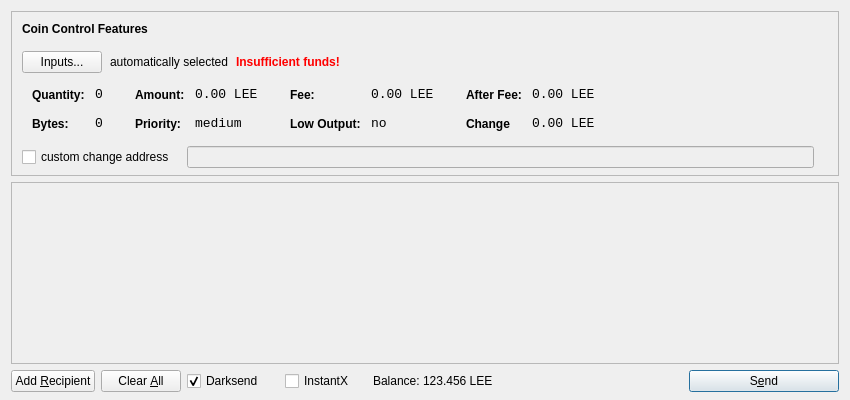
<?xml version="1.0" encoding="UTF-8"?>
<ui version="4.0">
 <class>SendCoinsDialog</class>
 <widget class="QDialog" name="SendCoinsDialog">
  <property name="geometry">
   <rect>
    <x>0</x>
    <y>0</y>
    <width>850</width>
    <height>400</height>
   </rect>
  </property>
  <property name="windowTitle">
   <string>Send Coins</string>
  </property>
  <layout class="QVBoxLayout" name="verticalLayout" stretch="0,1,0">
   <property name="bottomMargin">
    <number>8</number>
   </property>
   <item>
    <widget class="QFrame" name="frameCoinControl">
     <property name="sizePolicy">
      <sizepolicy hsizetype="Expanding" vsizetype="Expanding">
       <horstretch>0</horstretch>
       <verstretch>0</verstretch>
      </sizepolicy>
     </property>
     <property name="maximumSize">
      <size>
       <width>16777215</width>
       <height>16777215</height>
      </size>
     </property>
     <property name="frameShape">
      <enum>QFrame::StyledPanel</enum>
     </property>
     <property name="frameShadow">
      <enum>QFrame::Sunken</enum>
     </property>
     <layout class="QVBoxLayout" name="verticalLayoutCoinControl2">
      <property name="spacing">
       <number>-1</number>
      </property>
      <property name="leftMargin">
       <number>0</number>
      </property>
      <property name="topMargin">
       <number>0</number>
      </property>
      <property name="rightMargin">
       <number>0</number>
      </property>
      <property name="bottomMargin">
       <number>6</number>
      </property>
      <item>
       <layout class="QVBoxLayout" name="verticalLayoutCoinControl" stretch="0,0,0,0,1">
        <property name="spacing">
         <number>0</number>
        </property>
        <property name="leftMargin">
         <number>10</number>
        </property>
        <property name="topMargin">
         <number>10</number>
        </property>
        <item>
         <layout class="QHBoxLayout" name="horizontalLayoutCoinControl1">
          <property name="bottomMargin">
           <number>15</number>
          </property>
          <item>
           <widget class="QLabel" name="labelCoinControlFeatures">
            <property name="sizePolicy">
             <sizepolicy hsizetype="Preferred" vsizetype="Maximum">
              <horstretch>0</horstretch>
              <verstretch>0</verstretch>
             </sizepolicy>
            </property>
            <property name="font">
             <font>
              <weight>75</weight>
              <bold>true</bold>
             </font>
            </property>
            <property name="styleSheet">
             <string notr="true">font-weight:bold;</string>
            </property>
            <property name="text">
             <string>Coin Control Features</string>
            </property>
           </widget>
          </item>
         </layout>
        </item>
        <item>
         <layout class="QHBoxLayout" name="horizontalLayoutCoinControl2" stretch="0,0,0,0">
          <property name="spacing">
           <number>8</number>
          </property>
          <property name="bottomMargin">
           <number>10</number>
          </property>
          <item>
           <widget class="QPushButton" name="pushButtonCoinControl">
            <property name="styleSheet">
             <string notr="true"/>
            </property>
            <property name="text">
             <string>Inputs...</string>
            </property>
           </widget>
          </item>
          <item>
           <widget class="QLabel" name="labelCoinControlAutomaticallySelected">
            <property name="text">
             <string>automatically selected</string>
            </property>
            <property name="margin">
             <number>5</number>
            </property>
           </widget>
          </item>
          <item>
           <widget class="QLabel" name="labelCoinControlInsuffFunds">
            <property name="font">
             <font>
              <weight>75</weight>
              <bold>true</bold>
             </font>
            </property>
            <property name="styleSheet">
             <string notr="true">color:red;font-weight:bold;</string>
            </property>
            <property name="text">
             <string>Insufficient funds!</string>
            </property>
            <property name="margin">
             <number>5</number>
            </property>
           </widget>
          </item>
          <item>
           <spacer name="horizontalSpacerCoinControl">
            <property name="orientation">
             <enum>Qt::Horizontal</enum>
            </property>
            <property name="sizeHint" stdset="0">
             <size>
              <width>40</width>
              <height>1</height>
             </size>
            </property>
           </spacer>
          </item>
         </layout>
        </item>
        <item>
         <widget class="QWidget" name="widgetCoinControl" native="true">
          <property name="sizePolicy">
           <sizepolicy hsizetype="Preferred" vsizetype="Preferred">
            <horstretch>0</horstretch>
            <verstretch>0</verstretch>
           </sizepolicy>
          </property>
          <property name="minimumSize">
           <size>
            <width>0</width>
            <height>0</height>
           </size>
          </property>
          <property name="styleSheet">
           <string notr="true"/>
          </property>
          <layout class="QHBoxLayout" name="horizontalLayoutCoinControl5">
           <property name="margin">
            <number>0</number>
           </property>
           <item>
            <layout class="QHBoxLayout" name="horizontalLayoutCoinControl3" stretch="0,0,0,1">
             <property name="spacing">
              <number>20</number>
             </property>
             <property name="topMargin">
              <number>0</number>
             </property>
             <property name="bottomMargin">
              <number>10</number>
             </property>
             <item>
              <layout class="QFormLayout" name="formLayoutCoinControl1">
               <property name="horizontalSpacing">
                <number>10</number>
               </property>
               <property name="verticalSpacing">
                <number>14</number>
               </property>
               <property name="leftMargin">
                <number>10</number>
               </property>
               <property name="topMargin">
                <number>4</number>
               </property>
               <property name="rightMargin">
                <number>6</number>
               </property>
               <item row="0" column="0">
                <widget class="QLabel" name="labelCoinControlQuantityText">
                 <property name="styleSheet">
                  <string notr="true">font-weight:bold;</string>
                 </property>
                 <property name="text">
                  <string>Quantity:</string>
                 </property>
                 <property name="margin">
                  <number>0</number>
                 </property>
                </widget>
               </item>
               <item row="0" column="1">
                <widget class="QLabel" name="labelCoinControlQuantity">
                 <property name="font">
                  <font>
                   <family>Monospace</family>
                   <pointsize>10</pointsize>
                  </font>
                 </property>
                 <property name="cursor">
                  <cursorShape>IBeamCursor</cursorShape>
                 </property>
                 <property name="contextMenuPolicy">
                  <enum>Qt::ActionsContextMenu</enum>
                 </property>
                 <property name="text">
                  <string>0</string>
                 </property>
                 <property name="margin">
                  <number>0</number>
                 </property>
                 <property name="textInteractionFlags">
                  <set>Qt::LinksAccessibleByMouse|Qt::TextSelectableByKeyboard|Qt::TextSelectableByMouse</set>
                 </property>
                </widget>
               </item>
               <item row="1" column="0">
                <widget class="QLabel" name="labelCoinControlBytesText">
                 <property name="styleSheet">
                  <string notr="true">font-weight:bold;</string>
                 </property>
                 <property name="text">
                  <string>Bytes:</string>
                 </property>
                </widget>
               </item>
               <item row="1" column="1">
                <widget class="QLabel" name="labelCoinControlBytes">
                 <property name="font">
                  <font>
                   <family>Monospace</family>
                   <pointsize>10</pointsize>
                  </font>
                 </property>
                 <property name="cursor">
                  <cursorShape>IBeamCursor</cursorShape>
                 </property>
                 <property name="contextMenuPolicy">
                  <enum>Qt::ActionsContextMenu</enum>
                 </property>
                 <property name="text">
                  <string>0</string>
                 </property>
                 <property name="textInteractionFlags">
                  <set>Qt::LinksAccessibleByMouse|Qt::TextSelectableByKeyboard|Qt::TextSelectableByMouse</set>
                 </property>
                </widget>
               </item>
              </layout>
             </item>
             <item>
              <layout class="QFormLayout" name="formLayoutCoinControl2">
               <property name="horizontalSpacing">
                <number>10</number>
               </property>
               <property name="verticalSpacing">
                <number>14</number>
               </property>
               <property name="leftMargin">
                <number>6</number>
               </property>
               <property name="topMargin">
                <number>4</number>
               </property>
               <property name="rightMargin">
                <number>6</number>
               </property>
               <item row="0" column="0">
                <widget class="QLabel" name="labelCoinControlAmountText">
                 <property name="styleSheet">
                  <string notr="true">font-weight:bold;</string>
                 </property>
                 <property name="text">
                  <string>Amount:</string>
                 </property>
                 <property name="margin">
                  <number>0</number>
                 </property>
                </widget>
               </item>
               <item row="0" column="1">
                <widget class="QLabel" name="labelCoinControlAmount">
                 <property name="font">
                  <font>
                   <family>Monospace</family>
                   <pointsize>10</pointsize>
                  </font>
                 </property>
                 <property name="cursor">
                  <cursorShape>IBeamCursor</cursorShape>
                 </property>
                 <property name="contextMenuPolicy">
                  <enum>Qt::ActionsContextMenu</enum>
                 </property>
                 <property name="text">
                  <string>0.00 LEE</string>
                 </property>
                 <property name="textInteractionFlags">
                  <set>Qt::LinksAccessibleByMouse|Qt::TextSelectableByKeyboard|Qt::TextSelectableByMouse</set>
                 </property>
                </widget>
               </item>
               <item row="1" column="0">
                <widget class="QLabel" name="labelCoinControlPriorityText">
                 <property name="styleSheet">
                  <string notr="true">font-weight:bold;</string>
                 </property>
                 <property name="text">
                  <string>Priority:</string>
                 </property>
                </widget>
               </item>
               <item row="1" column="1">
                <widget class="QLabel" name="labelCoinControlPriority">
                 <property name="font">
                  <font>
                   <family>Monospace</family>
                   <pointsize>10</pointsize>
                  </font>
                 </property>
                 <property name="cursor">
                  <cursorShape>IBeamCursor</cursorShape>
                 </property>
                 <property name="contextMenuPolicy">
                  <enum>Qt::ActionsContextMenu</enum>
                 </property>
                 <property name="text">
                  <string>medium</string>
                 </property>
                 <property name="textInteractionFlags">
                  <set>Qt::LinksAccessibleByMouse|Qt::TextSelectableByKeyboard|Qt::TextSelectableByMouse</set>
                 </property>
                </widget>
               </item>
              </layout>
             </item>
             <item>
              <layout class="QFormLayout" name="formLayoutCoinControl3">
               <property name="horizontalSpacing">
                <number>10</number>
               </property>
               <property name="verticalSpacing">
                <number>14</number>
               </property>
               <property name="leftMargin">
                <number>6</number>
               </property>
               <property name="topMargin">
                <number>4</number>
               </property>
               <property name="rightMargin">
                <number>6</number>
               </property>
               <item row="0" column="0">
                <widget class="QLabel" name="labelCoinControlFeeText">
                 <property name="styleSheet">
                  <string notr="true">font-weight:bold;</string>
                 </property>
                 <property name="text">
                  <string>Fee:</string>
                 </property>
                 <property name="margin">
                  <number>0</number>
                 </property>
                </widget>
               </item>
               <item row="0" column="1">
                <widget class="QLabel" name="labelCoinControlFee">
                 <property name="font">
                  <font>
                   <family>Monospace</family>
                   <pointsize>10</pointsize>
                  </font>
                 </property>
                 <property name="cursor">
                  <cursorShape>IBeamCursor</cursorShape>
                 </property>
                 <property name="contextMenuPolicy">
                  <enum>Qt::ActionsContextMenu</enum>
                 </property>
                 <property name="text">
                  <string>0.00 LEE</string>
                 </property>
                 <property name="textInteractionFlags">
                  <set>Qt::LinksAccessibleByMouse|Qt::TextSelectableByKeyboard|Qt::TextSelectableByMouse</set>
                 </property>
                </widget>
               </item>
               <item row="1" column="0">
                <widget class="QLabel" name="labelCoinControlLowOutputText">
                 <property name="styleSheet">
                  <string notr="true">font-weight:bold;</string>
                 </property>
                 <property name="text">
                  <string>Low Output:</string>
                 </property>
                </widget>
               </item>
               <item row="1" column="1">
                <widget class="QLabel" name="labelCoinControlLowOutput">
                 <property name="font">
                  <font>
                   <family>Monospace</family>
                   <pointsize>10</pointsize>
                  </font>
                 </property>
                 <property name="cursor">
                  <cursorShape>IBeamCursor</cursorShape>
                 </property>
                 <property name="contextMenuPolicy">
                  <enum>Qt::ActionsContextMenu</enum>
                 </property>
                 <property name="text">
                  <string>no</string>
                 </property>
                 <property name="textInteractionFlags">
                  <set>Qt::LinksAccessibleByMouse|Qt::TextSelectableByKeyboard|Qt::TextSelectableByMouse</set>
                 </property>
                </widget>
               </item>
              </layout>
             </item>
             <item>
              <layout class="QFormLayout" name="formLayoutCoinControl4">
               <property name="horizontalSpacing">
                <number>10</number>
               </property>
               <property name="verticalSpacing">
                <number>14</number>
               </property>
               <property name="leftMargin">
                <number>6</number>
               </property>
               <property name="topMargin">
                <number>4</number>
               </property>
               <property name="rightMargin">
                <number>6</number>
               </property>
               <item row="0" column="0">
                <widget class="QLabel" name="labelCoinControlAfterFeeText">
                 <property name="styleSheet">
                  <string notr="true">font-weight:bold;</string>
                 </property>
                 <property name="text">
                  <string>After Fee:</string>
                 </property>
                 <property name="margin">
                  <number>0</number>
                 </property>
                </widget>
               </item>
               <item row="0" column="1">
                <widget class="QLabel" name="labelCoinControlAfterFee">
                 <property name="font">
                  <font>
                   <family>Monospace</family>
                   <pointsize>10</pointsize>
                  </font>
                 </property>
                 <property name="cursor">
                  <cursorShape>IBeamCursor</cursorShape>
                 </property>
                 <property name="contextMenuPolicy">
                  <enum>Qt::ActionsContextMenu</enum>
                 </property>
                 <property name="text">
                  <string>0.00 LEE</string>
                 </property>
                 <property name="textInteractionFlags">
                  <set>Qt::LinksAccessibleByMouse|Qt::TextSelectableByKeyboard|Qt::TextSelectableByMouse</set>
                 </property>
                </widget>
               </item>
               <item row="1" column="0">
                <widget class="QLabel" name="labelCoinControlChangeText">
                 <property name="styleSheet">
                  <string notr="true">font-weight:bold;</string>
                 </property>
                 <property name="text">
                  <string>Change</string>
                 </property>
                </widget>
               </item>
               <item row="1" column="1">
                <widget class="QLabel" name="labelCoinControlChange">
                 <property name="font">
                  <font>
                   <family>Monospace</family>
                   <pointsize>10</pointsize>
                  </font>
                 </property>
                 <property name="cursor">
                  <cursorShape>IBeamCursor</cursorShape>
                 </property>
                 <property name="contextMenuPolicy">
                  <enum>Qt::ActionsContextMenu</enum>
                 </property>
                 <property name="text">
                  <string>0.00 LEE</string>
                 </property>
                 <property name="textInteractionFlags">
                  <set>Qt::LinksAccessibleByMouse|Qt::TextSelectableByKeyboard|Qt::TextSelectableByMouse</set>
                 </property>
                </widget>
               </item>
              </layout>
             </item>
            </layout>
           </item>
          </layout>
         </widget>
        </item>
        <item>
         <layout class="QHBoxLayout" name="horizontalLayoutCoinControl4" stretch="0,0,0">
          <property name="spacing">
           <number>12</number>
          </property>
          <property name="sizeConstraint">
           <enum>QLayout::SetDefaultConstraint</enum>
          </property>
          <property name="topMargin">
           <number>5</number>
          </property>
          <property name="rightMargin">
           <number>5</number>
          </property>
          <item>
           <widget class="QCheckBox" name="checkBoxCoinControlChange">
            <property name="text">
             <string>custom change address</string>
            </property>
           </widget>
          </item>
          <item>
           <widget class="QLineEdit" name="lineEditCoinControlChange">
            <property name="enabled">
             <bool>false</bool>
            </property>
            <property name="sizePolicy">
             <sizepolicy hsizetype="Expanding" vsizetype="Fixed">
              <horstretch>0</horstretch>
              <verstretch>0</verstretch>
             </sizepolicy>
            </property>
           </widget>
          </item>
          <item>
           <widget class="QLabel" name="labelCoinControlChangeLabel">
            <property name="sizePolicy">
             <sizepolicy hsizetype="Preferred" vsizetype="Expanding">
              <horstretch>0</horstretch>
              <verstretch>0</verstretch>
             </sizepolicy>
            </property>
            <property name="minimumSize">
             <size>
              <width>0</width>
              <height>0</height>
             </size>
            </property>
            <property name="text">
             <string/>
            </property>
            <property name="margin">
             <number>3</number>
            </property>
           </widget>
          </item>
         </layout>
        </item>
        <item>
         <spacer name="verticalSpacerCoinControl">
          <property name="orientation">
           <enum>Qt::Vertical</enum>
          </property>
          <property name="sizeHint" stdset="0">
           <size>
            <width>800</width>
            <height>1</height>
           </size>
          </property>
         </spacer>
        </item>
       </layout>
      </item>
     </layout>
    </widget>
   </item>
   <item>
    <widget class="QScrollArea" name="scrollArea">
     <property name="widgetResizable">
      <bool>true</bool>
     </property>
     <widget class="QWidget" name="scrollAreaWidgetContents">
      <property name="geometry">
       <rect>
        <x>0</x>
        <y>0</y>
        <width>830</width>
        <height>165</height>
       </rect>
      </property>
      <layout class="QVBoxLayout" name="verticalLayout_2">
       <property name="margin">
        <number>0</number>
       </property>
       <item>
        <layout class="QVBoxLayout" name="entries">
         <property name="spacing">
          <number>6</number>
         </property>
        </layout>
       </item>
       <item>
        <spacer name="verticalSpacer">
         <property name="orientation">
          <enum>Qt::Vertical</enum>
         </property>
         <property name="sizeHint" stdset="0">
          <size>
           <width>20</width>
           <height>40</height>
          </size>
         </property>
        </spacer>
       </item>
      </layout>
     </widget>
    </widget>
   </item>
   <item>
    <layout class="QHBoxLayout" name="horizontalLayout">
     <item>
      <widget class="QPushButton" name="addButton">
       <property name="toolTip">
        <string>Send to multiple recipients at once</string>
       </property>
       <property name="text">
        <string>Add &amp;Recipient</string>
       </property>
       <property name="autoDefault">
        <bool>false</bool>
       </property>
      </widget>
     </item>
     <item>
      <widget class="QPushButton" name="clearButton">
       <property name="sizePolicy">
        <sizepolicy hsizetype="Minimum" vsizetype="Fixed">
         <horstretch>0</horstretch>
         <verstretch>0</verstretch>
        </sizepolicy>
       </property>
       <property name="toolTip">
        <string>Remove all transaction fields</string>
       </property>
       <property name="text">
        <string>Clear &amp;All</string>
       </property>
       <property name="autoRepeatDelay">
        <number>300</number>
       </property>
       <property name="autoDefault">
        <bool>false</bool>
       </property>
      </widget>
     </item>
     <item>
      <layout class="QHBoxLayout" name="horizontalLayout_2">
       <property name="spacing">
        <number>3</number>
       </property>
        <item>
        <widget class="QCheckBox" name="checkUseDarksend">
         <property name="minimumSize">
          <size>
           <width>95</width>
           <height>0</height>
          </size>
         </property>
         <property name="text">
          <string>Darksend</string>
         </property>
         <property name="checked">
          <bool>true</bool>
         </property>
        </widget>
       </item>
       <item>
        <widget class="QCheckBox" name="checkInstantX">
         <property name="enabled">
          <bool>true</bool>
         </property>
         <property name="minimumSize">
          <size>
           <width>85</width>
           <height>0</height>
          </size>
         </property>
         <property name="text">
          <string>InstantX</string>
         </property>
        </widget>
       </item>
       <item>
        <widget class="QLabel" name="label">
         <property name="sizePolicy">
          <sizepolicy hsizetype="Preferred" vsizetype="Fixed">
           <horstretch>0</horstretch>
           <verstretch>0</verstretch>
          </sizepolicy>
         </property>
         <property name="text">
          <string>Balance:</string>
         </property>
        </widget>
       </item>
       <item>
        <widget class="QLabel" name="labelBalance">
         <property name="sizePolicy">
          <sizepolicy hsizetype="Preferred" vsizetype="Fixed">
           <horstretch>0</horstretch>
           <verstretch>0</verstretch>
          </sizepolicy>
         </property>
         <property name="cursor">
          <cursorShape>IBeamCursor</cursorShape>
         </property>
         <property name="text">
          <string>123.456 LEE</string>
         </property>
         <property name="textInteractionFlags">
          <set>Qt::LinksAccessibleByMouse|Qt::TextSelectableByKeyboard|Qt::TextSelectableByMouse</set>
         </property>
        </widget>
       </item>
      </layout>
     </item>
     <item>
      <spacer name="horizontalSpacer">
       <property name="orientation">
        <enum>Qt::Horizontal</enum>
       </property>
       <property name="sizeHint" stdset="0">
        <size>
         <width>40</width>
         <height>20</height>
        </size>
       </property>
      </spacer>
     </item>
     <item>
      <widget class="QPushButton" name="sendButton">
       <property name="minimumSize">
        <size>
         <width>150</width>
         <height>0</height>
        </size>
       </property>
       <property name="toolTip">
        <string>Confirm the send action</string>
       </property>
       <property name="text">
        <string>S&amp;end</string>
       </property>
       <property name="icon">
        <iconset resource="../bitcoin.qrc">
         <normaloff>:/icons/send</normaloff>:/icons/send</iconset>
       </property>
       <property name="default">
        <bool>true</bool>
       </property>
      </widget>
     </item>
    </layout>
   </item>
  </layout>
 </widget>
 <resources>
  <include location="../bitcoin.qrc"/>
 </resources>
 <connections/>
</ui>
